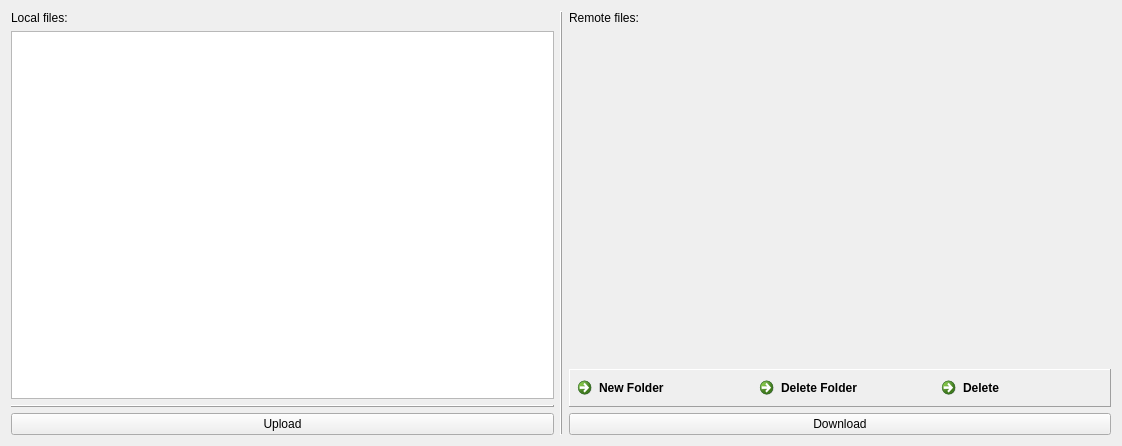
<?xml version="1.0" encoding="UTF-8"?>
<ui version="4.0">
 <comment>
********************************************************************************
**
** Copyright (c) 2017 The University of Notre Dame
** Copyright (c) 2017 The Regents of the University of California
**
** Redistribution and use in source and binary forms, with or without modification,
** are permitted provided that the following conditions are met:
**
** 1. Redistributions of source code must retain the above copyright notice, this 
** list of conditions and the following disclaimer.
**
** 2. Redistributions in binary form must reproduce the above copyright notice, this
** list of conditions and the following disclaimer in the documentation and/or other
** materials provided with the distribution.
**
** 3. Neither the name of the copyright holder nor the names of its contributors may
** be used to endorse or promote products derived from this software without specific
** prior written permission.
**
** THIS SOFTWARE IS PROVIDED BY THE COPYRIGHT HOLDERS AND CONTRIBUTORS &quot;AS IS&quot; AND ANY
** EXPRESS OR IMPLIED WARRANTIES, INCLUDING, BUT NOT LIMITED TO, THE IMPLIED WARRANTIES
** OF MERCHANTABILITY AND FITNESS FOR A PARTICULAR PURPOSE ARE DISCLAIMED. IN NO EVENT
** SHALL THE COPYRIGHT HOLDER OR CONTRIBUTORS BE LIABLE FOR ANY DIRECT, INDIRECT,
** INCIDENTAL, SPECIAL, EXEMPLARY, OR CONSEQUENTIAL DAMAGES (INCLUDING, BUT NOT LIMITED
** TO, PROCUREMENT OF SUBSTITUTE GOODS OR SERVICES; LOSS OF USE, DATA, OR PROFITS; OR
** BUSINESS INTERRUPTION) HOWEVER CAUSED AND ON ANY THEORY OF LIABILITY, WHETHER IN
** CONTRACT, STRICT LIABILITY, OR TORT (INCLUDING NEGLIGENCE OR OTHERWISE) ARISING
** IN ANY WAY OUT OF THE USE OF THIS SOFTWARE, EVEN IF ADVISED OF THE POSSIBILITY OF
** SUCH DAMAGE.
**
**********************************************************************************

// Contributors:
 </comment>
 <class>CWE_file_manager</class>
 <widget class="QWidget" name="CWE_file_manager">
  <property name="geometry">
   <rect>
    <x>0</x>
    <y>0</y>
    <width>1122</width>
    <height>446</height>
   </rect>
  </property>
  <property name="windowTitle">
   <string>Form</string>
  </property>
  <layout class="QHBoxLayout" name="horizontalLayout">
   <item>
    <widget class="QFrame" name="localFrame">
     <property name="minimumSize">
      <size>
       <width>0</width>
       <height>0</height>
      </size>
     </property>
     <property name="maximumSize">
      <size>
       <width>16777215</width>
       <height>16777215</height>
      </size>
     </property>
     <layout class="QVBoxLayout" name="verticalLayout">
      <property name="spacing">
       <number>6</number>
      </property>
      <property name="leftMargin">
       <number>0</number>
      </property>
      <property name="topMargin">
       <number>0</number>
      </property>
      <property name="rightMargin">
       <number>0</number>
      </property>
      <property name="bottomMargin">
       <number>0</number>
      </property>
      <item>
       <widget class="QLabel" name="label_3">
        <property name="sizePolicy">
         <sizepolicy hsizetype="Preferred" vsizetype="Fixed">
          <horstretch>0</horstretch>
          <verstretch>0</verstretch>
         </sizepolicy>
        </property>
        <property name="text">
         <string>Local files:</string>
        </property>
        <property name="alignment">
         <set>Qt::AlignLeading|Qt::AlignLeft|Qt::AlignVCenter</set>
        </property>
       </widget>
      </item>
      <item>
       <widget class="QTreeView" name="localTreeView">
        <property name="sizePolicy">
         <sizepolicy hsizetype="Expanding" vsizetype="Expanding">
          <horstretch>0</horstretch>
          <verstretch>3</verstretch>
         </sizepolicy>
        </property>
        <property name="editTriggers">
         <set>QAbstractItemView::NoEditTriggers</set>
        </property>
       </widget>
      </item>
      <item>
       <widget class="QFrame" name="local_panel">
        <property name="frameShape">
         <enum>QFrame::Panel</enum>
        </property>
        <property name="frameShadow">
         <enum>QFrame::Raised</enum>
        </property>
        <layout class="QGridLayout" name="gridLayout_2">
         <property name="leftMargin">
          <number>0</number>
         </property>
         <property name="topMargin">
          <number>0</number>
         </property>
         <property name="rightMargin">
          <number>0</number>
         </property>
         <property name="bottomMargin">
          <number>0</number>
         </property>
        </layout>
       </widget>
      </item>
      <item>
       <widget class="QPushButton" name="pb_upload">
        <property name="sizePolicy">
         <sizepolicy hsizetype="Preferred" vsizetype="Preferred">
          <horstretch>0</horstretch>
          <verstretch>0</verstretch>
         </sizepolicy>
        </property>
        <property name="minimumSize">
         <size>
          <width>100</width>
          <height>0</height>
         </size>
        </property>
        <property name="maximumSize">
         <size>
          <width>16777215</width>
          <height>50</height>
         </size>
        </property>
        <property name="baseSize">
         <size>
          <width>0</width>
          <height>0</height>
         </size>
        </property>
        <property name="text">
         <string>Upload</string>
        </property>
        <property name="icon">
         <iconset resource="../cwe_resources.qrc">
          <normaloff>:/icons/right.png</normaloff>:/icons/right.png</iconset>
        </property>
       </widget>
      </item>
     </layout>
    </widget>
   </item>
   <item>
    <widget class="Line" name="line">
     <property name="frameShadow">
      <enum>QFrame::Raised</enum>
     </property>
     <property name="orientation">
      <enum>Qt::Vertical</enum>
     </property>
    </widget>
   </item>
   <item>
    <widget class="QFrame" name="remoteFrame">
     <layout class="QVBoxLayout" name="verticalLayout_2">
      <property name="spacing">
       <number>6</number>
      </property>
      <property name="leftMargin">
       <number>0</number>
      </property>
      <property name="topMargin">
       <number>0</number>
      </property>
      <property name="rightMargin">
       <number>0</number>
      </property>
      <property name="bottomMargin">
       <number>0</number>
      </property>
      <item>
       <widget class="QLabel" name="label_4">
        <property name="sizePolicy">
         <sizepolicy hsizetype="Preferred" vsizetype="Fixed">
          <horstretch>0</horstretch>
          <verstretch>0</verstretch>
         </sizepolicy>
        </property>
        <property name="text">
         <string>Remote files:</string>
        </property>
        <property name="alignment">
         <set>Qt::AlignLeading|Qt::AlignLeft|Qt::AlignVCenter</set>
        </property>
       </widget>
      </item>
      <item>
       <widget class="RemoteFileTree" name="remoteTreeView" native="true">
        <property name="sizePolicy">
         <sizepolicy hsizetype="Expanding" vsizetype="Expanding">
          <horstretch>0</horstretch>
          <verstretch>3</verstretch>
         </sizepolicy>
        </property>
        <property name="contextMenuPolicy">
         <enum>Qt::CustomContextMenu</enum>
        </property>
       </widget>
      </item>
      <item>
       <widget class="QFrame" name="remote_panel">
        <property name="frameShape">
         <enum>QFrame::Panel</enum>
        </property>
        <property name="frameShadow">
         <enum>QFrame::Raised</enum>
        </property>
        <layout class="QGridLayout" name="gridLayout_3">
         <property name="leftMargin">
          <number>0</number>
         </property>
         <property name="topMargin">
          <number>0</number>
         </property>
         <property name="rightMargin">
          <number>0</number>
         </property>
         <property name="bottomMargin">
          <number>0</number>
         </property>
         <item row="0" column="2">
          <widget class="QCommandLinkButton" name="remoteButton_newFolder">
           <property name="text">
            <string>New Folder</string>
           </property>
           <property name="icon">
            <iconset resource="../cwe_resources.qrc">
             <normaloff>:/icons/folder.png</normaloff>:/icons/folder.png</iconset>
           </property>
          </widget>
         </item>
         <item row="0" column="3">
          <widget class="QCommandLinkButton" name="remoteButton_deleteFolder">
           <property name="text">
            <string>Delete Folder</string>
           </property>
           <property name="icon">
            <iconset resource="../cwe_resources.qrc">
             <normaloff>:/icons/burst.png</normaloff>:/icons/burst.png</iconset>
           </property>
          </widget>
         </item>
         <item row="0" column="4">
          <widget class="QCommandLinkButton" name="remoteButton_deleteFile">
           <property name="text">
            <string>Delete</string>
           </property>
           <property name="icon">
            <iconset resource="../cwe_resources.qrc">
             <normaloff>:/icons/bomb.png</normaloff>:/icons/bomb.png</iconset>
           </property>
          </widget>
         </item>
        </layout>
       </widget>
      </item>
      <item>
       <widget class="QPushButton" name="pb_download">
        <property name="sizePolicy">
         <sizepolicy hsizetype="Preferred" vsizetype="Preferred">
          <horstretch>0</horstretch>
          <verstretch>0</verstretch>
         </sizepolicy>
        </property>
        <property name="minimumSize">
         <size>
          <width>100</width>
          <height>0</height>
         </size>
        </property>
        <property name="maximumSize">
         <size>
          <width>16777215</width>
          <height>50</height>
         </size>
        </property>
        <property name="text">
         <string>Download</string>
        </property>
        <property name="icon">
         <iconset resource="../cwe_resources.qrc">
          <normaloff>:/icons/left.png</normaloff>:/icons/left.png</iconset>
        </property>
       </widget>
      </item>
     </layout>
    </widget>
   </item>
  </layout>
  <action name="actionlocal_new_folder">
   <property name="icon">
    <iconset resource="../cwe_resources.qrc">
     <normaloff>:/icons/folder.png</normaloff>:/icons/folder.png</iconset>
   </property>
   <property name="text">
    <string>local_new_folder</string>
   </property>
   <property name="toolTip">
    <string>create a new folder</string>
   </property>
  </action>
 </widget>
 <customwidgets>
  <customwidget>
   <class>RemoteFileTree</class>
   <extends>QWidget</extends>
   <header>../AgaveExplorer/remoteModelViews/remotefiletree.h</header>
   <container>1</container>
  </customwidget>
 </customwidgets>
 <resources>
  <include location="../cwe_resources.qrc"/>
 </resources>
 <connections/>
</ui>
